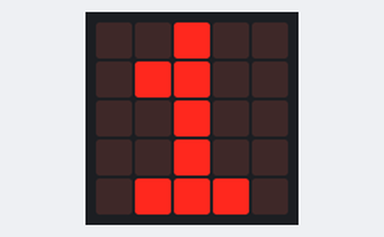
A program run on a simulated BBC micro:bit running MicroPython. On the bench: the board's 5×5 LED display. Files the program writes start out absent; what the program prints to the serial console is not drawn.

Above: at 0.1 s.
At 0.6 s:
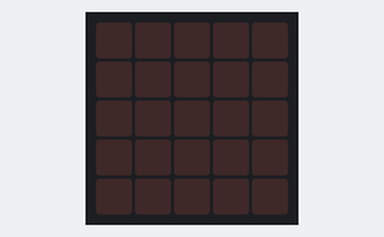

Measured:
- what the display in image 1 shows lasts 0.5 s, from 0.5 s to 1.0 s

The program:

archivos-persistentes-main.py
```python
# Almacenar archivos en el micro:bit que persisten cuando se reinicia
# Autor: Daniel Jaramillo

# Este programa demuestra que se pueden almacenar archivos en el micro:bit
# los cuales persisten cuando el micro:bit se reinicia.

# El programa inspecciona si archivo.txt existe:
#  - Si no existe, se crea archivo.txt el cual contiene el valor '1'
#  - Si existe, se lee el valor almacenado en archivo.txt, y se aumenta

# Este programa se puede probar en el simulador (https://python.microbit.org/v/3/reference)
# usando el botón que permite reiniciar la ejecución (boton con flechas en círculo debajo del pin 2).

from microbit import *
import os

nombre_archivo = "archivo.txt"

lista_archivos = os.listdir()
print("Lista archivos inicial: ")
print(lista_archivos)

valor = 1
if nombre_archivo in lista_archivos:
    with open(nombre_archivo, 'r') as archivo:
        valor = int(archivo.read())
        valor += 1

with open(nombre_archivo, 'w') as archivo:
    archivo.write(str(valor))

lista_archivos = os.listdir()
print("Lista archivos final: ")
print(lista_archivos)

while True:
    display.show(valor)
    sleep(500)
    display.clear()
    sleep(500)
```
